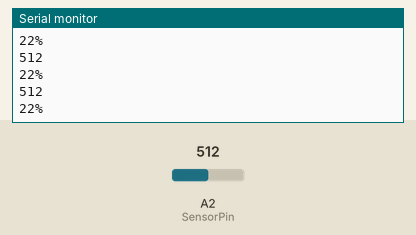
Simulated run of this sketch. Board: Arduino Uno, built with avr-gcc and run on an emulated ATmega328P. On the bench: the last lines printed to the serial monitor. Inputs (shaded band) come from the test bench; at power-on: A2 (SensorPin) = 512.

Above: at 1.2 s.
1.3 s: A2 (SensorPin) set to 716
At 1.68 s:
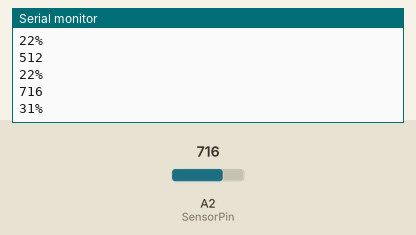
2.8 s: A2 (SensorPin) set to 900
At 2.94 s:
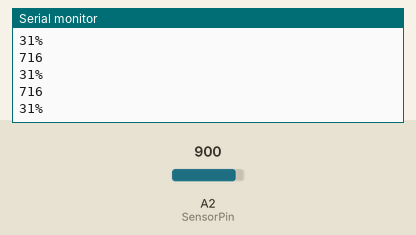
Timing chart, 0 to 5.8 s (numbered marks = the images above; inputs shaded):
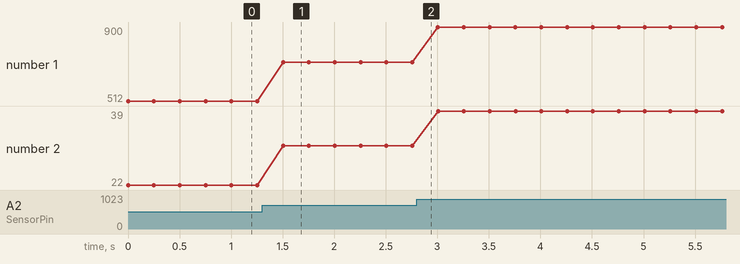

The sketch:

soil_bigcode.ino
```cpp
const int AirValue = 0;   //you need to replace this value with Value_1
const int WaterValue = 2280;  //you need to replace this value with Value_2
const int SensorPin = 2;
int soilMoistureValue = 0;
int soilmoisturepercent=0;


void setup() {
  Serial.begin(115200); // open serial port, set the baud rate to 9600 bps
}


void loop()
{
soilMoistureValue = analogRead(SensorPin);  //put Sensor insert into soil
Serial.println(soilMoistureValue);
soilmoisturepercent = map(soilMoistureValue, AirValue, WaterValue, 0, 100);
if(soilmoisturepercent > 100)
{
  Serial.println("100 %");
  delay(250);
}
else if(soilmoisturepercent <0)
{
  Serial.println("0 %");
  delay(250);
}
else if(soilmoisturepercent >=0 && soilmoisturepercent <= 100)
{
  Serial.print(soilmoisturepercent);
  Serial.println("%");
  delay(250);
}
}
```

Measured:
- after the input at 1.3 s, the serial monitor: prints a new line after 0.20 s (image 1)
- plotted number 1: 512 → 716 after the input at 1.3 s, 716 → 900 after the input at 2.8 s
- plotted number 2: 22 → 31 after the input at 1.3 s, 31 → 39 after the input at 2.8 s
